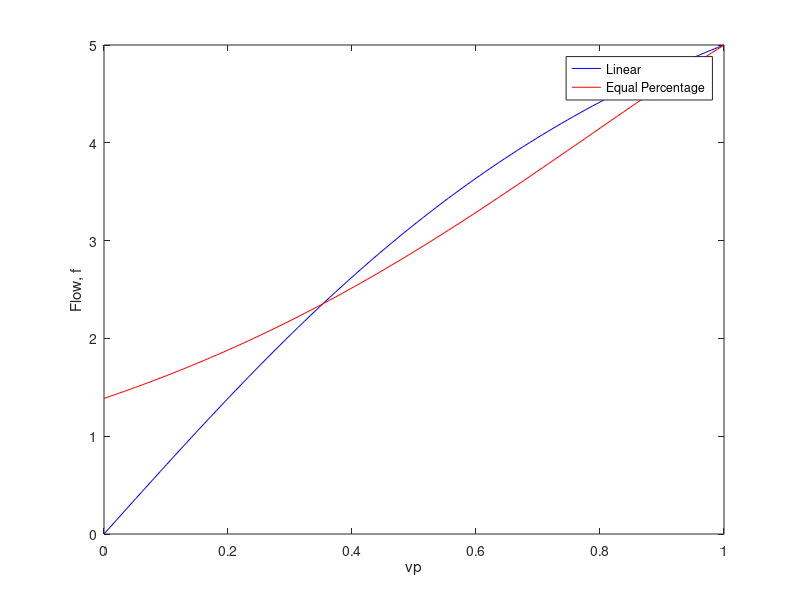

The MATLAB script that drew this image:
function ch5
sel_method=startfun;
computefun(sel_method)

function computefun(sel_method)
if sel_method == 1
    fprintf('----------------------------Liquid Service----------------------------\n')
    fprintf('Eqn: Cv = f*sqrt(Gf/dP0)\n')
    fprintf('f: flow through valve(gpm)\n')
    fprintf('Gf: specific gravity(molar mass of fluid/29)\n')
    fprintf('dP0: pressure drop for valve(psi)\n')
    f=input('flow=?');
    Gf=input('Gf=?');
    dP0=input('Pressure drop=?');
    ovcap=input('Overcapcity (in %)?');
    Cv=f*sqrt(Gf/dP0)*(1+ovcap/100);
    fprintf('Cv=%.3f for %d%% overcapacity\n',Cv,ovcap)
elseif sel_method == 2
    fprintf('----------------------------Liquid Service----------------------------\n')
    fprintf('Eqn: f = Cv_max / sqrt(1+kL*(Cv_max)^2) * sqrt(dP/Gf)\n')
    fprintf('Cv_max: maximum Cv (obtain by calculation or from given\n')
    fprintf('Gf: specific gravity(molar mass of fluid/29)\n')
    fprintf('dP0: pressure drop for valve(psi)\n')
    fprintf('kL = dPL / (Gf*fn^2)\n')
    fprintf('dPL: pressure drop in line(psi)\n')
    fprintf('fn: nominal oil flow(gpm)\n')
    fprintf('dP: total pressure drop(valve+line)(psi)\n')
    Cv_max=input('Cv_max=?');
    Gf=input('Gf=?');
    dP0=input('Pressure drop in valve=?');
    dPL=input('Pressure drop in line=?');
    fn=input('Nominal flow=?');
    kL = dPL / (Gf*fn^2);
    dP = dPL + dP0;
    f = Cv_max / sqrt(1+kL*(Cv_max)^2) * sqrt(dP/Gf);
    fprintf('f=%.3f\n',f)
elseif sel_method == 3
    fprintf('--------------------------Compressible  Flow--------------------------\n')
    fprintf('Eqn: fs = 836*Cv*Cf*p1/sqrt(G*T)*(y-0.148*y^3)\n')
    fprintf('fs: gas flow (scfh)\n')
    fprintf('G: specific gravity\n')
    fprintf('T: temp. at the valve inlet, degreeR = F + 460\n')
    fprintf('Cf: crtical flow factor\n')
    fprintf('p1: pressure at inlet valve(psia)')
    fprintf('Hint: psig + 14.7 = psia\n')
    fprintf('y = 1.63/Cf * sqrt(dPv/p1)\n')
    fprintf('dPv: p1-p2, pressure drop across the valve,psi\n')
    Cv=input('Cv=?');
    Cf=input('Cf=?');
    G=input('Specific gravity=?')
    T=input('T=? (USE DEGREE R)');
    p1=input('p1=?');
    dPv=input('Pressure drop across the valve=?');
    y = 1.63/Cf * sqrt(dPv/p1);
    fs = 836*Cv*Cf*p1/sqrt(G*T)*(y-0.148*y^3);
    fprintf('fs=%.3f\n',fs)
elseif sel_method == 4
    fprintf('fs_bar: nominal flow of stream in scfh\n')
    fs=input('fs_bar=?');
    Cf=input('Cf=?');
    G=input('Specific gravity=?');
    T=input('T=? (USE DEGREE R)');
    p1=input('p1=? (psi)');
    dPv=input('Pressure drop across the valve=?');
    y = 1.63/Cf * sqrt(dPv/p1);
    Cv = fs*sqrt(G*T)/(836*Cf*p1*(y-0.148*y^3));
    fprintf('Cv=%.3f\n',Cv)
elseif sel_method == 5
    fprintf('Linear valve: Cv=Cv_max*vp\n')
    fprintf('Equal percentage valve: Cv=Cv_max*alpha^(vp-1)\n')
    defaul=input('Use default?(Y/N)','s');
    if defaul == 'Y' | defaul == 'y'
        Cv_max=640;
        Gf=0.94;
        dP0=5;
        dPL=6;
        fn=700;
        alpha=50;
    else
        Cv_max=input('Cv_max=?');
        Gf=input('Gf=?');
        dP0=input('Pressure drop in valve=?');
        dPL=input('Pressure drop in line=?');
        fn=input('Nominal flow=?');
        alpha=input('alpha=?');
    end
    kL = dPL / (Gf*fn^2);
    dP = dPL + dP0;
    vp=linspace(0,1);
    for i=1:100
    f_l(i) = Cv_max * vp(i) / sqrt(1+kL*(Cv_max*vp(i))^2) * sqrt(dP/Gf);
    f_eq(i) = Cv_max * alpha^(vp(i)-1) / sqrt(1+kL*(Cv_max)^2*alpha^(vp(i)-1)^2) * sqrt(dP/Gf);
    end
    plot(vp,f_l,'-b',vp,f_eq,'-r')
    xlabel('vp');
    ylabel('Flow, f');
    legend('Linear','Equal Percentage')
elseif sel_method == 6
    fprintf('Hint: 1lbmole = 380scf\n');
    lbh=input('Value of lb/h: ');
    if isempty(lbh) == 1
        scfh=input('Value of scfh: ');
        ms=input('Value of Molar mass(lb/lbmole): ');
        lbh=scfh*ms/380;
        fprintf('%.3f scfh equals %.3f lb/h (molar mass=%d)\n',scfh,lbh,ms)
    else
        ms=input('Value of Molar mass(lb): ');
        scfh=lbh/ms*380;
        fprintf('%.3f lb/h equals %.3f scfh (molar mass = %d)\n',lbh,scfh,ms)
    end
end
function sel_method=startfun
clear;
fprintf('Quick calculator for PC Ch5\n')
mcv=char('1.Calculate Cv(Control Value) for given flow(gpm)');
mf=char('2.Calculate flow when the valve were fully opened');
fprintf('Choose a module to use\n')
fprintf('----------------------------Liquid Service----------------------------\n')
fprintf('%s\n%s\n',mcv,mf)
fprintf('--------------------------Compressible  Flow--------------------------\n')
mfs=('3.Calculate flow using Masoneilan Equation');
mccv=('4.Calculate Cv using Masoneilan Equation');
fprintf('%s\n%s\n',mfs,mccv)
fprintf('--------------------------Other useful tools--------------------------\n')
mra=('5.Install valve characteristics, f-vp plot');
mscfh=('6. scfh <=> lb/h Convertion');
fprintf('%s\n%s\n',mra,mscfh);
sel_method=input('Your Choice:');